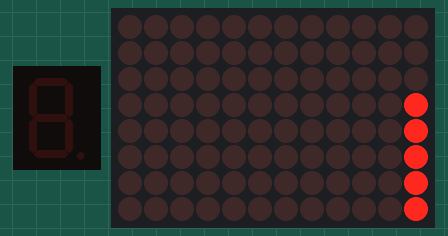
Simulated run of this sketch. Board: Arduino Uno R4 WiFi. On the bench: 1-digit seven-segment display, 12×8 LED matrix. Wiring (inferred from the names in the program): 1-digit 7-segment display, segments lit when HIGH: segments D1, D2, D3, D4, D5, A0, A1, A2. The segment pins are drawn as the display they are named for.

Above: at 0.15 s.
At 5.05 s:
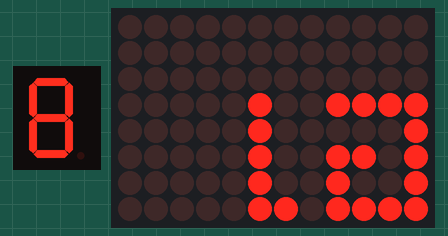
At 10.05 s:
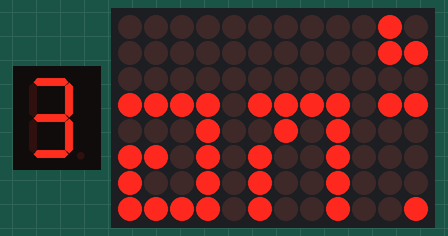
At 20.05 s:
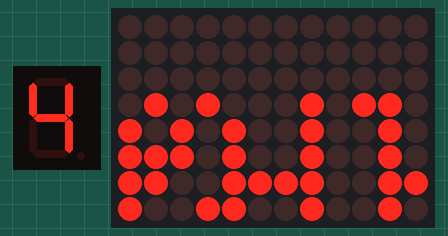
At 29.85 s:
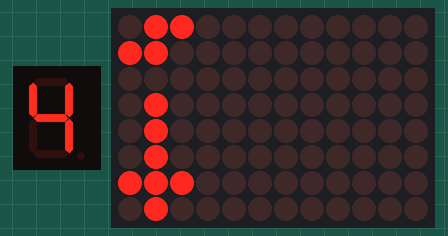
At 39.86 s:
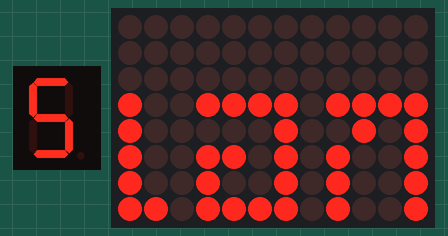

The sketch:

5_display_7seg.ino
```cpp
#include "Arduino_LED_Matrix.h"  // Include the LED_Matrix library
ArduinoLEDMatrix matrix;         // Create an instance of the ArduinoLEDMatrix class

int segA = 1;
int segB = 2;
int segC = 3;
int segD = 4;
int segE = 5;
int segF = A0;
int segG = A1;
int segDP = A2;

const uint32_t frames[][4] = {
  { 0x0, 0x0, 0x0, 100 },                      //1
  { 0x0, 0x10010, 0x1001001, 100 },            //2
  { 0x0, 0x20020, 0x2002003, 100 },            //3
  { 0x0, 0x40040, 0x4004006, 100 },            //4
  { 0x0, 0x90080, 0x900900d, 100 },            //5
  { 0x0, 0x130100, 0x1301201b, 100 },          //6
  { 0x0, 0x270200, 0x26024037, 100 },          //7
  { 0x0, 0x4f0410, 0x4d04906f, 100 },          //8
  { 0x0, 0x9e0820, 0x9a0920de, 100 },          //9
  { 0x0, 0x13d1041, 0x351251bd, 100 },         //10
  { 0x0, 0x27b2092, 0x6a24a37a, 100 },         //11
  { 0x0, 0x9ef8259, 0xa9929de9, 100 },         //12
  { 0x0, 0x3de04a3, 0x52252bd2, 100 },         //13
  { 0x100100, 0x7bd0946, 0xa44a47a4, 100 },    //14
  { 0x200300, 0xf7b128d, 0x48948f49, 100 },    //15
  { 0x400700, 0xef7251a, 0x91291e93, 100 },    //16
  { 0x800e00, 0xdee4a25, 0x22522d26, 100 },    //17
  { 0x1001c00, 0xbdc945a, 0x45a45a4d, 100 },   //18
  { 0x2003800, 0x7b928a4, 0x8b48b49a, 100 },   //19
  { 0x4007000, 0xf725159, 0x17916934, 100 },   //20
  { 0x800e000, 0xee5a2a2, 0x2e22c269, 100 },   //21
  { 0x1001c000, 0xdca4554, 0x5d4594d3, 100 },  //22
  { 0x20038000, 0xb948aa8, 0xba8b39a6, 100 },  //23
  { 0x40070000, 0x7281541, 0x7416734c, 100 },  //24
  { 0x800e0000, 0xe512a92, 0xe92cf699, 100 },  //25
  { 0xc0000, 0xca25525, 0xd259ed32, 100 },     //26
  { 0x80000, 0x945aa4b, 0xa4b3ba64, 100 },     //27
  { 0x0, 0x28b5497, 0x496794c9, 100 },         //28
  { 0x0, 0x516a92e, 0x92cf3992, 100 },         //29
  { 0x0, 0xa2c514d, 0x249f7324, 100 },         //30
  { 0x100300, 0x459a49a, 0x493cf649, 100 },    //31
  { 0x300600, 0x8b24924, 0x9279fc92, 100 },    //32
  { 0x600c00, 0x1649249, 0x24f3e924, 100 },    //33
  { 0xc01800, 0x2c82482, 0x48e7c248, 100 },    //34
  { 0x1803000, 0x5904904, 0x90cf8490, 100 },   //35
  { 0x3006000, 0xb209209, 0x209f0920, 100 },   //36
  { 0x600c000, 0x6402402, 0x403e0240, 100 },   //37
  { 0xc018000, 0xc808808, 0x80bc0880, 100 },   //38
  { 0x18030000, 0x9009009, 0xf80900, 100 },    //39
  { 0x30060000, 0x2002002, 0xf00200, 100 },    //40
  { 0x600c0000, 0x4004004, 0xe00400, 100 },    //41
  { 0xc0080000, 0x8008008, 0xc00800, 100 },    //42
  { 0x80000000, 0x0, 0x800000, 100 },          //43

};

void setup() {
  matrix.loadSequence(frames);
  matrix.begin();
  matrix.play(true);
  pinMode(segA, OUTPUT);
  pinMode(segB, OUTPUT);
  pinMode(segC, OUTPUT);
  pinMode(segD, OUTPUT);
  pinMode(segE, OUTPUT);
  pinMode(segF, OUTPUT);
  pinMode(segG, OUTPUT);
  pinMode(segDP, OUTPUT);
  Serial.begin(9600);
}

void loop() {
  for (int i = 3; i <= 8; i++) {
    delay(400);
    switch (i) {
      case 3:
        three();
        break;
      case 4:
        four();
        break;
      case 5:
        five();
        break;
      case 6:
        six();
        break;
      case 7:
        seven();
        break;
      case 8:
        eight();
        break;
    }
  }
}


void four() {
  digitalWrite(segA, LOW);
  digitalWrite(segB, HIGH);
  digitalWrite(segC, HIGH);
  digitalWrite(segD, LOW);
  digitalWrite(segE, LOW);
  digitalWrite(segF, HIGH);
  digitalWrite(segG, HIGH);
  digitalWrite(segDP, LOW);
}
void five() {
  digitalWrite(segA, HIGH);
  digitalWrite(segB, LOW);
  digitalWrite(segC, HIGH);
  digitalWrite(segD, HIGH);
  digitalWrite(segE, LOW);
  digitalWrite(segF, HIGH);
  digitalWrite(segG, HIGH);
  digitalWrite(segDP, LOW);
}
void six() {
  digitalWrite(segA, 1);
  digitalWrite(segB, 0);
  digitalWrite(segC, 1);
  digitalWrite(segD, 1);
  digitalWrite(segE, 1);
  digitalWrite(segF, 1);
  digitalWrite(segG, 1);
  digitalWrite(segDP, 0);
}
void seven() {
  digitalWrite(segA, 1);
  digitalWrite(segB, 1);
  digitalWrite(segC, 1);
  digitalWrite(segD, 0);
  digitalWrite(segE, 0);
  digitalWrite(segF, 0);
  digitalWrite(segG, 0);
  digitalWrite(segDP, 0);
}
void eight() {
  digitalWrite(segA, 1);
  digitalWrite(segB, 1);
  digitalWrite(segC, 1);
  digitalWrite(segD, 1);
  digitalWrite(segE, 1);
  digitalWrite(segF, 1);
  digitalWrite(segG, 1);
  digitalWrite(segDP, 0);
}
void three() {
  digitalWrite(segA, HIGH);
  digitalWrite(segB, HIGH);
  digitalWrite(segC, HIGH);
  digitalWrite(segD, HIGH);
  digitalWrite(segE, LOW);
  digitalWrite(segF, LOW);
  digitalWrite(segG, HIGH);
  digitalWrite(segDP, LOW);
}
```
